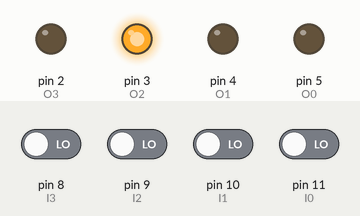
Recording of a sketch running on a simulated Arduino Uno, built with avr-gcc and run on an emulated ATmega328P. Parts: output pins drawn as LEDs (lit = HIGH). The test bench sets the inputs (shaded band); at power-on: pin 8 (I3), pin 9 (I2), pin 10 (I1), pin 11 (I0) LOW.

Above: at 1.2 s.
1.3 s: pin 8 (I3) driven HIGH
At 2.2 s:
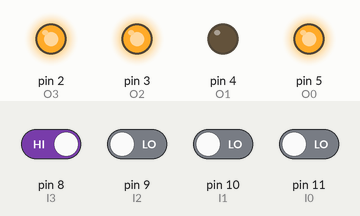
2.8 s: pin 9 (I2) driven HIGH
At 3.3 s:
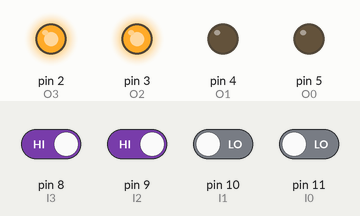
4.3 s: pin 10 (I1) driven HIGH
At 5.5 s:
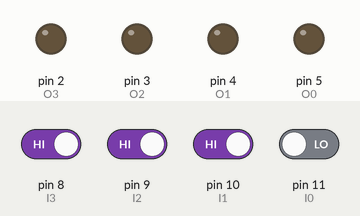
5.8 s: pin 8 (I3) driven LOW
At 6.8 s:
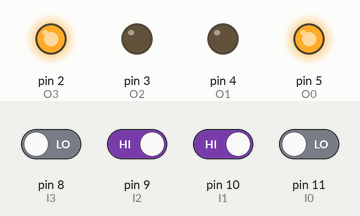
7.3 s: pin 11 (I0) driven HIGH
At 7.9 s:
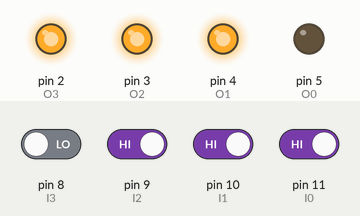
8.8 s: pin 10 (I1) driven LOW
At 9.1 s:
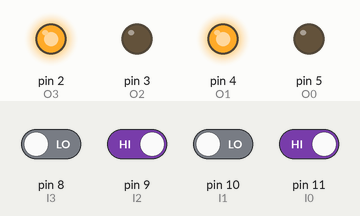
Timing chart, 0 to 11.3 s (numbered marks = the images above; inputs shaded):
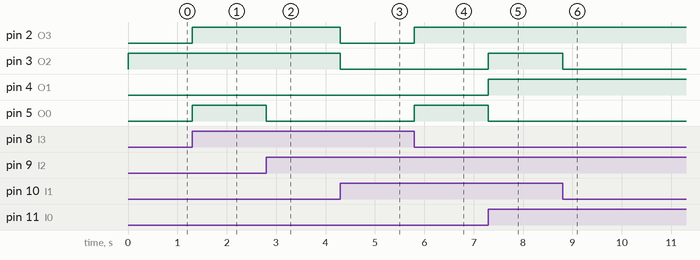

The sketch:

CSE_331_Section_04_Group_08_Arduino_Code.ino
```cpp
int I0=11;
int I1=10;
int I2=9;
int I3=8;

int O0=5;
int O1=4;
int O2=3;
int O3=2;


void setup() {

  pinMode(I0, INPUT);
  pinMode(I1, INPUT);
  pinMode(I2, INPUT);
  pinMode(I3, INPUT);
  pinMode(O0, OUTPUT);
  pinMode(O1, OUTPUT);
  pinMode(O2, OUTPUT);
  pinMode(O3, OUTPUT);
}

void loop() {

  boolean I0State = digitalRead(I0);
  boolean I1State = digitalRead(I1);
  boolean I2State = digitalRead(I2);
  boolean I3State = digitalRead(I3);
  boolean O0State;
  boolean O1State;
  boolean O2State;
  boolean O3State;

  O0State = (!I1State & !I2State & I3State) | (!I0State & I1State & !I3State) | (I0State & !I1State & !I2State) | (I0State & !I1State & I3State);
  O1State = (!I1State & I2State & !I3State) | (!I0State & I1State & !I2State) | (I0State & !I1State & I3State) | (I0State & I2State & !I3State);
  O2State = (!I0State & !I1State & !I2State) | (!I1State & I2State & I3State) | (I0State & I1State & !I3State) | (!I1State & !I2State & !I3State) | (I0State & I1State & I2State);
  O3State = (!I0State & !I1State & I3State) | (!I0State & I1State & !I2State) | (I1State & I2State & !I3State) | (I0State & !I1State & I2State) | (I1State & !I2State & I3State);

  digitalWrite(O0, O0State);
  digitalWrite(O1, O1State);
  digitalWrite(O2, O2State);
  digitalWrite(O3, O3State);
}
```

Measured:
- after the input at 1.3 s, pin 2 (O3), pin 5 (O0): LOW → HIGH at once
- after the input at 2.8 s, pin 5 (O0): HIGH → LOW at once
- after the input at 4.3 s, pin 2 (O3), pin 3 (O2): HIGH → LOW at once
- after the input at 5.8 s, pin 2 (O3), pin 5 (O0): LOW → HIGH at once
- after the input at 7.3 s, pin 3 (O2), pin 4 (O1): LOW → HIGH at once; pin 5 (O0): HIGH → LOW at once
- after the input at 8.8 s, pin 3 (O2): HIGH → LOW at once
